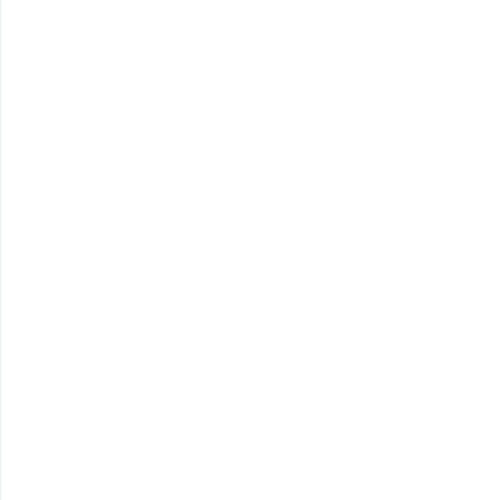
Frame 1 (no input)
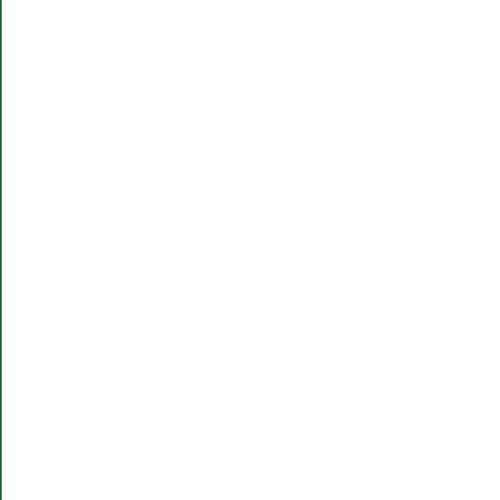
Frame 60 (the mouse pressed at the canvas centre just before this capture)
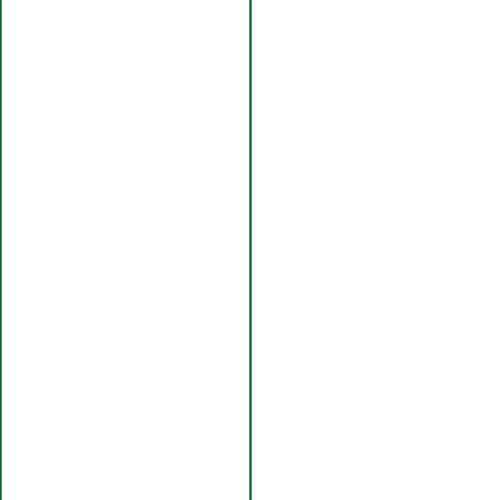
Frame 120 (the mouse held since frame 60 and released just before this capture)

The Processing sketch that drew these frames (run headless with seeded random() and noise(); from frame 60 on, the mouse is pressed at the canvas centre):

// Processing sketch: processing_145454
// ── processing_145454.pde

void setup()
{
size(500, 500);
background(255);
}
void draw()
{
   
strokeWeight(1.5);
stroke(10,90,random(90),20);
line(mouseX,0,mouseY,500);
}
